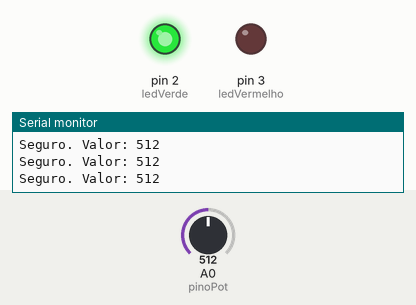
Simulated run of this sketch. Board: Arduino Uno, built with avr-gcc and run on an emulated ATmega328P. On the bench: output pins drawn as LEDs (lit = HIGH), the last lines printed to the serial monitor. Dashed ring = blinking. The test bench sets the inputs (shaded band); at power-on: A0 (pinoPot) = 512.

Above: at 1.2 s.
1.3 s: A0 (pinoPot) set to 793
2.8 s: A0 (pinoPot) set to 811
At 3.09 s:
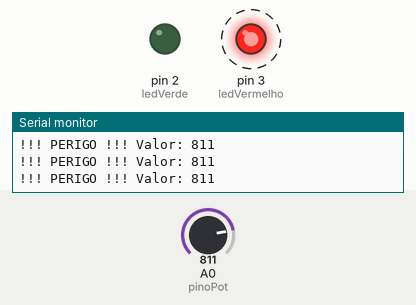
Timing chart, 0 to 11.8 s (numbered marks = the images above; inputs shaded):
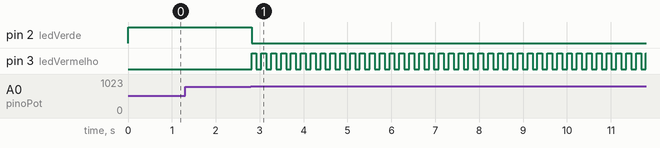

The sketch:

Ex29.ino
```cpp
const int pinoPot = A0;
const int ledVerde = 2;
const int ledVermelho = 3;
const int limiteCritico = 800;
const int frequenciaAlerta = 100;

unsigned long anteriorMillis = 0;
bool estadoPisca = false;

void setup() {
  pinMode(ledVerde, OUTPUT);
  pinMode(ledVermelho, OUTPUT);
  Serial.begin(9600);
}

void loop() {
  int leitura = analogRead(pinoPot);
  unsigned long atualMillis = millis();

  if (leitura > limiteCritico) {
    // --- ESTADO DE ALERTA ---
    digitalWrite(ledVerde, LOW); // Desliga o indicador normal

    // Lógica de pisca em alta frequência
    if (atualMillis - anteriorMillis >= frequenciaAlerta) {
      anteriorMillis = atualMillis;
      estadoPisca = !estadoPisca;
      digitalWrite(ledVermelho, estadoPisca);
    }

    Serial.print("!!! PERIGO !!! Valor: ");
  }
  else {
    // --- ESTADO NORMAL ---
    digitalWrite(ledVerde, HIGH);
    digitalWrite(ledVermelho, LOW);

    Serial.print("Seguro. Valor: ");
  }

  Serial.println(leitura);
  delay(10);
}
```

Measured:
- the behaviour switches between 800 and 801 on A0 (pinoPot) (found by bisection; images 0 and 1)
- after the input at 2.8 s, pin 2 (ledVerde): HIGH → LOW at once; pin 3 (ledVermelho): alternates HIGH for 0.11 s and LOW for 0.11 s, starting at once
